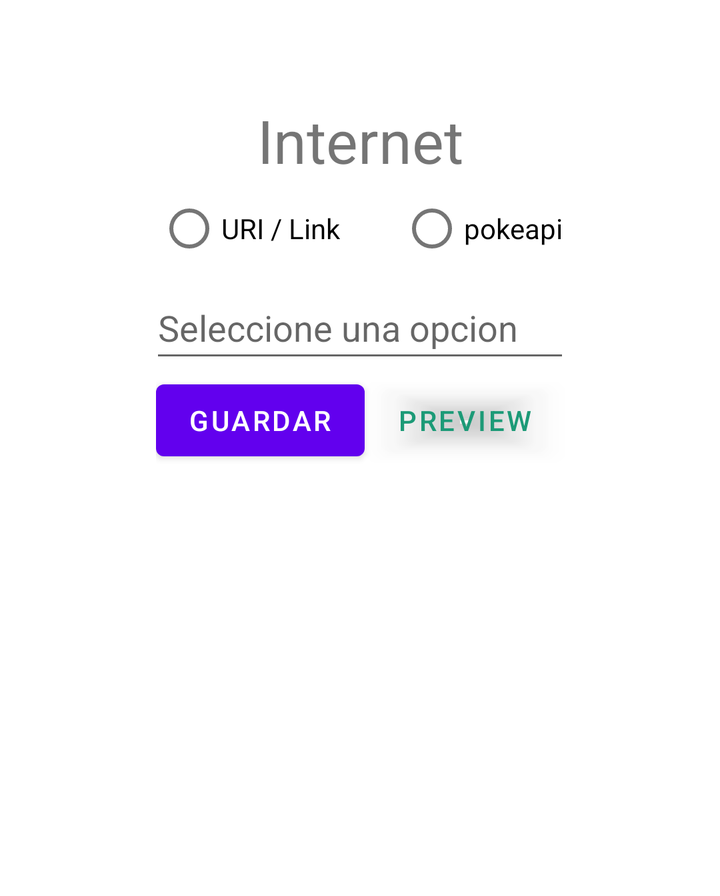
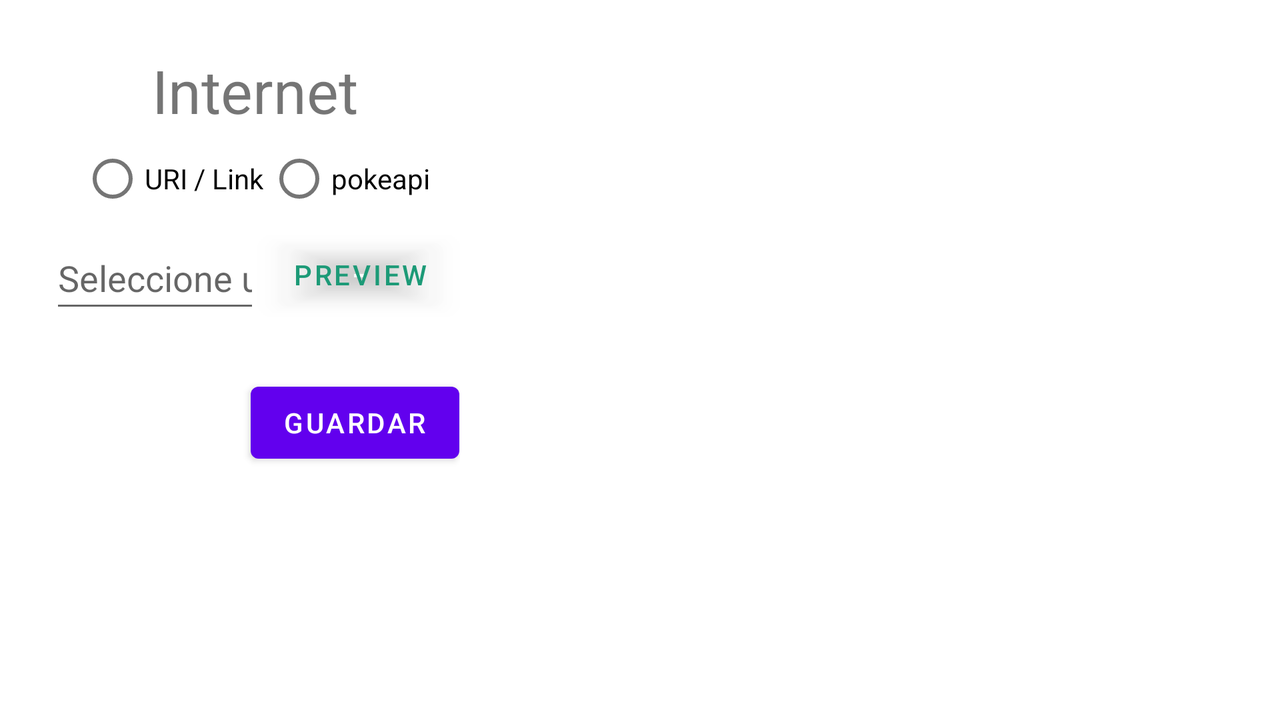

The same Android screen from two of the app's own layout files: first res/layout/ as a phone draws it, then the repository's variant for another configuration, drawn on a device whose configuration selects that folder. Both files follow.
<!-- AndroidManifest.xml: application theme Theme.RachasEvo.NoNameMenu -->
<!-- res/layout/dialog_imagen_internet.xml -->
<?xml version="1.0" encoding="utf-8"?>
<androidx.constraintlayout.widget.ConstraintLayout xmlns:android="http://schemas.android.com/apk/res/android"
    xmlns:app="http://schemas.android.com/apk/res-auto"
    xmlns:tools="http://schemas.android.com/tools"
    android:layout_width="wrap_content"
    android:layout_height="wrap_content"
    android:padding="50dp">

    <TextView
        android:id="@+id/textView2"
        android:layout_width="0dp"
        android:layout_height="wrap_content"
        android:gravity="center"
        android:text="Internet"
        android:textSize="30dp"
        app:layout_constraintEnd_toEndOf="parent"
        app:layout_constraintStart_toStartOf="parent"
        app:layout_constraintTop_toTopOf="parent" />

    <RadioGroup
        android:id="@+id/radioGroup"
        android:layout_width="fill_parent"
        android:layout_height="wrap_content"
        android:gravity="center"
        android:orientation="horizontal"
        app:layout_constraintEnd_toEndOf="parent"
        app:layout_constraintStart_toStartOf="parent"
        app:layout_constraintTop_toBottomOf="@+id/textView2">

        <RadioButton
            android:id="@+id/viaLink"
            android:layout_width="wrap_content"
            android:layout_height="wrap_content"
            android:layout_marginEnd="30dp"
            android:text="URI / Link" />

        <RadioButton
            android:id="@+id/viaAPI"
            android:layout_width="wrap_content"
            android:layout_height="wrap_content"
            android:clickable="true"
            android:focusable="true"
            android:text="pokeapi" />
    </RadioGroup>

    <EditText
        android:id="@+id/imageResourceText"
        android:layout_width="fill_parent"
        android:layout_height="wrap_content"
        android:ems="10"
        android:hint="Seleccione una opcion"
        android:inputType="textPersonName"
        android:minHeight="48dp"
        app:layout_constraintEnd_toEndOf="parent"
        app:layout_constraintStart_toStartOf="parent"
        app:layout_constraintTop_toBottomOf="@+id/radioGroup" />

    <LinearLayout
        android:id="@+id/linearLayout"
        android:layout_width="match_parent"
        android:layout_height="wrap_content"
        android:orientation="horizontal"
        app:layout_constraintEnd_toEndOf="@+id/imageResourceText"
        app:layout_constraintStart_toStartOf="@+id/imageResourceText"
        app:layout_constraintTop_toBottomOf="@+id/imageResourceText">

        <Button
            android:id="@+id/button"
            android:layout_width="wrap_content"
            android:layout_height="48dp"
            android:text="Guardar" />

        <Button
            android:id="@+id/previewImageButton"
            android:layout_width="wrap_content"
            android:layout_height="wrap_content"
            android:backgroundTint="#0FFFFFFF"
            android:text="Preview"
            android:textColor="#1C9A77" />
    </LinearLayout>

    <LinearLayout
        android:id="@+id/linearLayout2"
        android:layout_width="fill_parent"
        android:layout_height="wrap_content"
        android:layout_marginTop="25dp"
        android:gravity="fill_horizontal"
        android:orientation="horizontal"
        app:layout_constraintEnd_toEndOf="parent"
        app:layout_constraintStart_toStartOf="parent"
        app:layout_constraintTop_toBottomOf="@+id/linearLayout">

        <ImageView
            android:id="@+id/pokemonShiny"
            android:layout_width="143dp"
            android:layout_height="139dp"
            tools:srcCompat="@tools:sample/avatars" />

        <ImageView
            android:id="@+id/pokemonNormal"
            android:layout_width="143dp"
            android:layout_height="139dp"
            android:layout_marginStart="7dp"
            tools:srcCompat="@tools:sample/avatars" />
    </LinearLayout>

    <ImageView
        android:id="@+id/previewNewImage"
        android:layout_width="143dp"
        android:layout_height="139dp"
        android:layout_marginTop="25dp"
        app:layout_constraintEnd_toEndOf="parent"
        app:layout_constraintStart_toStartOf="parent"
        app:layout_constraintTop_toBottomOf="@+id/linearLayout"
        tools:srcCompat="@tools:sample/avatars" />

</androidx.constraintlayout.widget.ConstraintLayout>
<!-- resources referenced by this layout -->
<resources>
  <style name="Theme.RachasEvo.NoNameMenu" parent="Theme.RachasEvo">
          <item name="android:windowNoTitle">true</item>
      </style>
  <style name="Theme.RachasEvo" parent="Theme.MaterialComponents.DayNight.DarkActionBar">
          
          <item name="colorPrimary">@color/purple_500</item>
          <item name="colorPrimaryVariant">@color/purple_700</item>
          <item name="colorOnPrimary">@color/white</item>
          
          <item name="colorSecondary">@color/teal_200</item>
          <item name="colorSecondaryVariant">@color/teal_700</item>
          <item name="colorOnSecondary">@color/black</item>
          
          <item name="android:statusBarColor" tools:targetApi="l">?attr/colorPrimaryVariant</item>
          
      </style>
</resources>
<!-- res/layout-land/dialog_imagen_internet.xml (the repository's variant of the layout above) -->
<!-- drawn on the phone turned sideways -->
<?xml version="1.0" encoding="utf-8"?>
<androidx.constraintlayout.widget.ConstraintLayout xmlns:android="http://schemas.android.com/apk/res/android"
                                                   xmlns:app="http://schemas.android.com/apk/res-auto"
                                                   xmlns:tools="http://schemas.android.com/tools"
                                                   android:layout_width="wrap_content"
                                                   android:layout_height="wrap_content" android:padding="25dp">

    <TextView
            android:text="Internet"
            android:layout_width="0dp"
            android:layout_height="wrap_content" android:id="@+id/textView2"
            app:layout_constraintTop_toTopOf="parent" app:layout_constraintEnd_toEndOf="parent"
            app:layout_constraintStart_toStartOf="parent" android:textSize="30dp" android:gravity="center"/>
    <RadioGroup
            android:layout_width="fill_parent"
            android:layout_height="wrap_content"
            android:orientation="horizontal" app:layout_constraintEnd_toEndOf="parent"
            app:layout_constraintStart_toStartOf="parent" android:gravity="center"
            app:layout_constraintTop_toBottomOf="@+id/textView2" android:id="@+id/radioGroup"
    >
        <RadioButton
                android:text="URI / Link"
                android:layout_width="wrap_content"
                android:layout_height="wrap_content" android:id="@+id/viaLink" android:layout_marginEnd="2dp"
        />
        <RadioButton
                android:text="pokeapi"
                android:layout_width="wrap_content"
                android:layout_height="wrap_content" android:id="@+id/viaAPI"
                android:focusable="true" android:clickable="true"/>
    </RadioGroup>
    <EditText
            android:layout_width="0dp"
            android:layout_height="wrap_content"
            android:inputType="textPersonName"
            android:ems="10"
            android:id="@+id/imageResourceText"
            app:layout_constraintStart_toStartOf="parent"
            android:hint="Seleccione una opcion"
            android:minHeight="48dp" app:layout_constraintEnd_toStartOf="@+id/previewImageButton"
            app:layout_constraintTop_toBottomOf="@+id/radioGroup"/>
    <Button
            android:text="Guardar"
            android:layout_width="wrap_content"
            android:layout_height="wrap_content" android:id="@+id/button"
            app:layout_constraintEnd_toEndOf="parent"
            app:layout_constraintStart_toEndOf="@+id/previewNewImage"
            app:layout_constraintTop_toTopOf="@+id/previewNewImage"
            app:layout_constraintBottom_toBottomOf="@+id/previewNewImage"/>
    <ImageView
            android:layout_width="100dp"
            android:layout_height="100dp" tools:srcCompat="@tools:sample/avatars" android:id="@+id/previewNewImage"
            app:layout_constraintTop_toBottomOf="@+id/imageResourceText" app:layout_constraintStart_toStartOf="parent"
    />
    <ImageView
            android:layout_width="100dp"
            android:layout_height="100dp" tools:srcCompat="@tools:sample/avatars" android:id="@+id/pokemonNormal"
            app:layout_constraintTop_toBottomOf="@+id/previewNewImage"
            app:layout_constraintStart_toStartOf="@+id/previewNewImage"/>
    <ImageView
            android:layout_width="100dp"
            android:layout_height="100dp" tools:srcCompat="@tools:sample/avatars" android:id="@+id/pokemonShiny"
            app:layout_constraintTop_toBottomOf="@+id/previewNewImage" app:layout_constraintEnd_toEndOf="parent"
            app:layout_constraintBottom_toBottomOf="@+id/pokemonNormal"
            app:layout_constraintStart_toEndOf="@+id/pokemonNormal" android:layout_marginStart="5dp"/>
    <Button
            android:text="Preview"
            android:layout_width="wrap_content"
            android:layout_height="wrap_content" android:id="@+id/previewImageButton"
            app:layout_constraintEnd_toEndOf="parent"
            app:layout_constraintTop_toBottomOf="@+id/radioGroup" android:backgroundTint="#0FFFFFFF"
            android:textColor="#1C9A77"/>
</androidx.constraintlayout.widget.ConstraintLayout>
